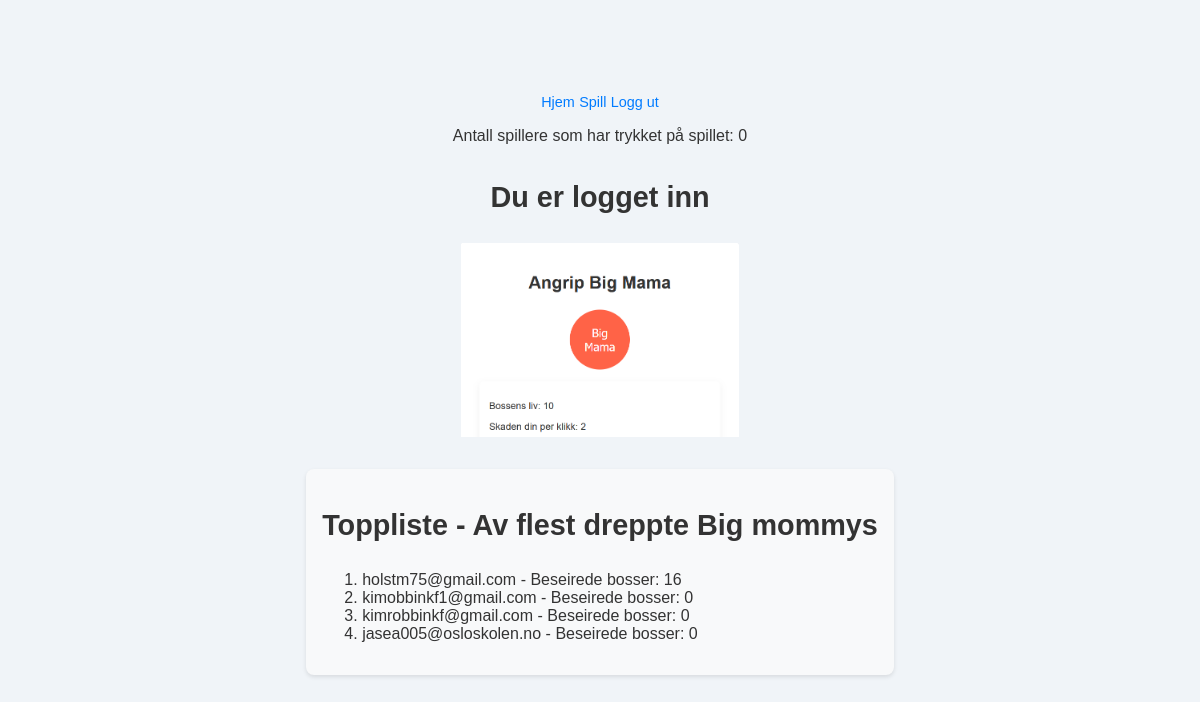
Screenshot of /loggetinn (signed in) with the database file from the repository.
### app.py (models this page shows)
class User(db.Model, UserMixin):
    id = db.Column(db.Integer, primary_key=True)
    email = db.Column(db.String(120), nullable=False, unique=True)  # E-postadresse
    password = db.Column(db.String(80), nullable=False)
    defeats = db.Column(db.Integer, default=0)

### app.py (the view)
@app.route('/loggetinn', methods=['GET', 'POST'])
@login_required
def Loggetinnn():
    visit_count = VisitCount.query.first()
    if visit_count:
        count = visit_count.count
    else:
        count = 0  # Hvis ikke opprettet, sett som 0 eller gjør en håndtering her
    visit_count = VisitCount.query.first()
    top_users = User.query.order_by(User.defeats.desc()).limit(10).all()
    return render_template('Loggetinn.html', visit_count=visit_count.count, top_users=top_users)

### app.py (called while the page is built)
@login_manager.user_loader
def load_user(user_id):
    return User.query.get(int(user_id))

### templates/Loggetinn.html (shortened to what this page needs)
{% extends 'nav.html' %}
{% block body %}
<p>Antall spillere som har trykket på spillet: {{ visit_count }}</p>
<h1>Du er logget inn</h1>
<div class="bilde">
<a id="bilde" href="Spill"><img src="/static/bilder/Spill.png" alt="Bilde av klikker spillet"></a>
</div>
<div id="leaderboard">
    <h2>Toppliste - Av flest dreppte Big mommys</h2>
    <ol>
    {% for user in top_users %}
        <li>{{ user.email }} - Beseirede bosser: {{ user.defeats }}</li>
    {% endfor %}
    </ol>
</div>
{% endblock %}

### static/Style.css (style rules this page uses)
body { font-family: Arial, sans-serif; background-color: #f0f4f8; color: #333; display: flex; justify-content: center; align-items: center; flex-direction: column; min-height: 100vh; margin: 0; }
h1, h2 { color: #333; text-align: center; margin-bottom: 1em; font-size: 1.8em; font-weight: bold; }
a { color: #007bff; text-decoration: none; font-size: 0.9em; }
#leaderboard { margin: 2em auto; max-width: 600px; background-color: #f8f9fa; padding: 1em; border-radius: 8px; box-shadow: 0 2px 4px rgba(0,0,0,0.1); }
#leaderboard h2 { text-align: center; color: #333; margin-bottom: 1em; }
.bilde img { width: 40%; display: block; margin: 0 auto; }
.bilde { display: flex; justify-content: center; align-items: center; width: 100%; }

### rows the page displays
User: email "holstm75@gmail.com", defeats "16"
User: email "kimobbinkf1@gmail.com", defeats "0"
User: email "kimrobbinkf@gmail.com", defeats "0"
User: email "jasea005@osloskolen.no", defeats "0"

### other values shown
{{ visit_count }} "0"
